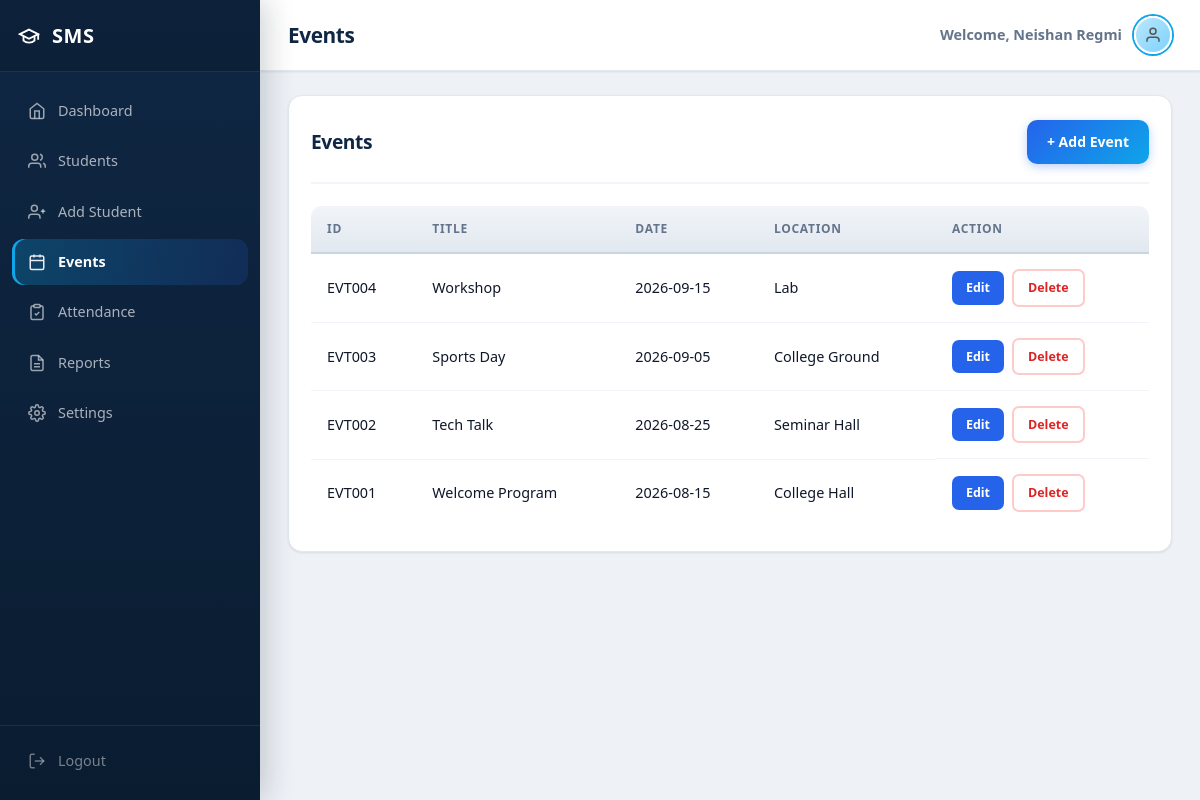
/events.php (signed in), run on an earlier commit of the app's database.
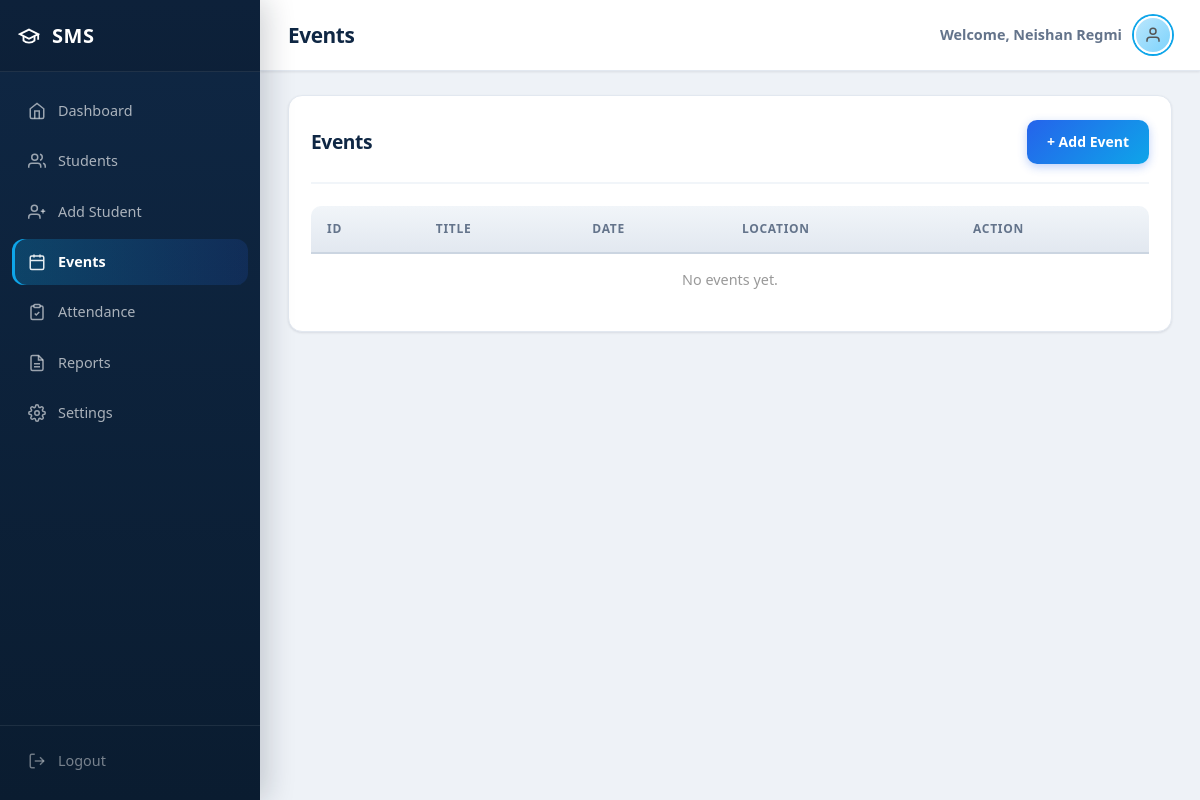
And on a later commit of the database.
### tables this page shows
CREATE TABLE IF NOT EXISTS events (
    id INT AUTO_INCREMENT PRIMARY KEY,
    event_id VARCHAR(20) NOT NULL UNIQUE,
    title VARCHAR(150) NOT NULL,
    event_date DATE NOT NULL,
    location VARCHAR(150) NOT NULL,
    description TEXT DEFAULT NULL,
    created_at TIMESTAMP DEFAULT CURRENT_TIMESTAMP
);

### events.php (the view, shortened to what this page needs)
<?php
$db = getDB();
$events = $db->query("SELECT * FROM events ORDER BY event_date DESC")->fetchAll();
?>
<!DOCTYPE html>
<html lang="en">
<head>
  <link rel="stylesheet" href="assets/css/style.css?v=5">
</head>
<body>
  <div class="layout">
    <?php include 'includes/sidebar.php'; ?>
    <main class="main">
      <?php $page_title = 'Events'; include 'includes/header_bar.php'; ?>
      <div class="content">
        <div class="page-card">
          <div class="page-header">
            <h1>Events</h1>
            <a href="add-event.php" class="btn-add">+ Add Event</a>
          </div>
          <div class="table-wrapper">
            <table class="stack-table">
              <thead>
                <tr>
                  <th>ID</th>
                  <th>Title</th>
                  <th>Date</th>
                  <th>Location</th>
                  <th>Action</th>
                </tr>
              </thead>
              <tbody>
                <?php if (empty($events)): ?>
                  <tr><td colspan="5" style="text-align:center;color:#999;">No events yet.</td></tr>
                <?php else: ?>
                  <?php foreach ($events as $e): ?>
                  <tr>
                    <td data-label="ID"><?= htmlspecialchars($e['event_id']) ?></td>
                    <td data-label="Title"><?= htmlspecialchars($e['title']) ?></td>
                    <td data-label="Date"><?= htmlspecialchars($e['event_date']) ?></td>
                    <td data-label="Location"><?= htmlspecialchars($e['location']) ?></td>
                    <td class="actions" data-label="Action">
                      <a href="edit-event.php?id=<?= $e['id'] ?>" class="btn-edit">Edit</a>
                      <a href="delete-event.php?id=<?= $e['id'] ?>" class="btn-delete" data-confirm="Delete this event? This cannot be undone.">Delete</a>
                    </td>
                  </tr>
                  <?php endforeach; ?>
                <?php endif; ?>
              </tbody>
            </table>
          </div>
        </div>
      </div>
    </main>
  </div>
</body>
</html>

What changed in the data, as far as the page shows it:
removed events: event "EVT004", title "Workshop", event_date "2026-09-15", location "Lab"
removed events: event "EVT003", title "Sports Day", event_date "2026-09-05", location "College Ground"
removed events: event "EVT002", title "Tech Talk", event_date "2026-08-25", location "Seminar Hall"
removed events: event "EVT001", title "Welcome Program", event_date "2026-08-15", location "College Hall"
Also different on the page:
text now shown: "No events yet."
